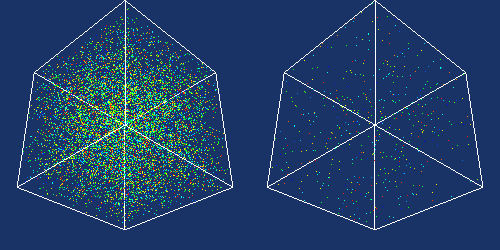

The script that drew this image:
#!/usr/bin/env python

# Demonstrate vtkRadiusOutlierRemoval by generating random points,
# removing isolated outliers based on neighbor count within a radius,
# and rendering non-outliers and outliers in two viewports.

# Factory overrides
import vtkmodules.vtkInteractionStyle  # noqa: F401
import vtkmodules.vtkRenderingFreeType  # noqa: F401
import vtkmodules.vtkRenderingOpenGL2  # noqa: F401

from vtkmodules.vtkCommonCore import vtkMath
from vtkmodules.vtkCommonDataModel import vtkStaticPointLocator
from vtkmodules.vtkCommonSystem import vtkTimerLog
from vtkmodules.vtkFiltersModeling import vtkOutlineFilter
from vtkmodules.vtkFiltersPoints import (
    vtkBoundedPointSource,
    vtkRadiusOutlierRemoval,
)
from vtkmodules.vtkRenderingCore import (
    vtkActor,
    vtkPointGaussianMapper,
    vtkPolyDataMapper,
    vtkRenderWindow,
    vtkRenderWindowInteractor,
    vtkRenderer,
)

# Parameters
n_pts = 10000
math = vtkMath()
math.RandomSeed(31415)

# Random point source
points = vtkBoundedPointSource()
points.SetNumberOfPoints(n_pts)
points.ProduceRandomScalarsOn()
points.ProduceCellOutputOff()
points.Update()

# Reuse locator
locator = vtkStaticPointLocator()
locator.SetDataSet(points.GetOutput())
locator.BuildLocator()

# Remove isolated points
removal = vtkRadiusOutlierRemoval()
removal.SetInputConnection(points.GetOutputPort())
removal.SetLocator(locator)
removal.SetRadius(0.1)
removal.SetNumberOfNeighbors(2)
removal.GenerateOutliersOn()

timer = vtkTimerLog()
timer.StartTimer()
removal.Update()
timer.StopTimer()
print("Time to remove points: {0}".format(timer.GetElapsedTime()))
print("   Number removed: {0}".format(removal.GetNumberOfPointsRemoved()))
print("   Original number of points: {0}".format(n_pts))

# Non-outliers
removal_mapper = vtkPointGaussianMapper()
removal_mapper.SetInputConnection(removal.GetOutputPort())
removal_mapper.EmissiveOff()
removal_mapper.SetScaleFactor(0.0)

removal_actor = vtkActor()
removal_actor.SetMapper(removal_mapper)

outline = vtkOutlineFilter()
outline.SetInputConnection(points.GetOutputPort())

outline_mapper = vtkPolyDataMapper()
outline_mapper.SetInputConnection(outline.GetOutputPort())

outline_actor = vtkActor()
outline_actor.SetMapper(outline_mapper)

# Outliers
outlier_mapper = vtkPointGaussianMapper()
outlier_mapper.SetInputConnection(removal.GetOutputPort(1))
outlier_mapper.EmissiveOff()
outlier_mapper.SetScaleFactor(0.0)

outlier_actor = vtkActor()
outlier_actor.SetMapper(outlier_mapper)

outline_1 = vtkOutlineFilter()
outline_1.SetInputConnection(points.GetOutputPort())

outline_mapper_1 = vtkPolyDataMapper()
outline_mapper_1.SetInputConnection(outline_1.GetOutputPort())

outline_actor_1 = vtkActor()
outline_actor_1.SetMapper(outline_mapper_1)

# Renderers
renderer_0 = vtkRenderer()
renderer_0.SetViewport(0, 0, 0.5, 1)
renderer_0.AddActor(removal_actor)
renderer_0.AddActor(outline_actor)
renderer_0.SetBackground(0.1, 0.2, 0.4)

renderer_1 = vtkRenderer()
renderer_1.SetViewport(0.5, 0, 1, 1)
renderer_1.AddActor(outlier_actor)
renderer_1.AddActor(outline_actor_1)
renderer_1.SetBackground(0.1, 0.2, 0.4)

# Window
render_window = vtkRenderWindow()
render_window.AddRenderer(renderer_0)
render_window.AddRenderer(renderer_1)
render_window.SetSize(500, 250)
render_window.SetWindowName("radius outlier removal cloud")

# Scene
camera = renderer_0.GetActiveCamera()
camera.SetFocalPoint(1, 1, 1)
camera.SetPosition(0, 0, 0)
renderer_0.ResetCamera()

renderer_1.SetActiveCamera(camera)

# Interactor
interactor = vtkRenderWindowInteractor()
interactor.SetRenderWindow(render_window)

interactor.Initialize()
interactor.Start()
